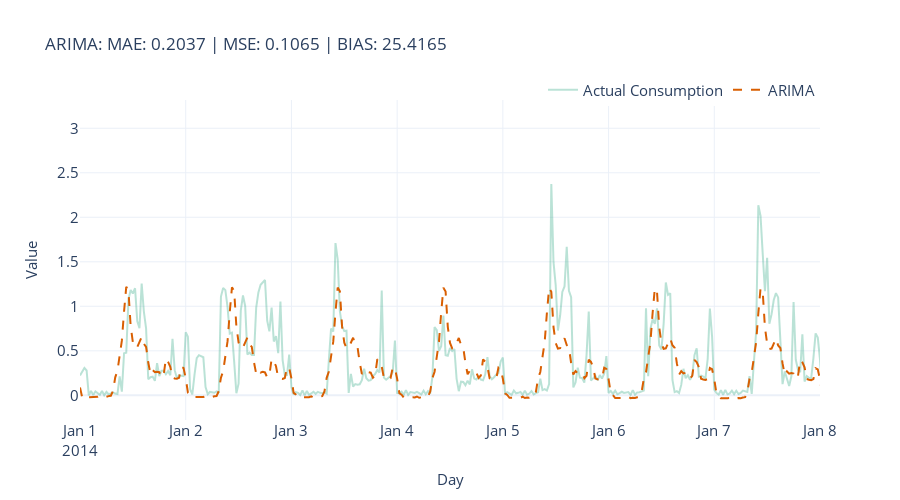

This figure's notebook cell:
### Code cell
## ARIMA
model_name = ['ARIMA']
model_display_name = ['ARIMA']

fig = plot_forecast(results, forecast_columns=model_name, forecast_display_names=model_display_name, timestamp_col ='timestamp')
fig = format_plot(fig)
fig.update_layout(
    title=f"{model_name[0]}: "\
          f"MAE: {metrics.loc[metrics.Model==model_name[0]][['mean_absolute_error']].iloc[0].item():.4f} | "\
          f"MSE: {metrics.loc[metrics.Model==model_name[0]][['mean_squared_error']].iloc[0].item():.4f} | "\
          f"BIAS: {metrics.loc[metrics.Model==model_name[0]][['forecast_bias']].iloc[0].item():.4f}"
)
fig.update_xaxes(type="date", range=["2014-01-01", "2014-01-08"])
fig.write_image(dst_img/"arima.png")
fig.show()

### Figure 1 — Plotly figure (JSON) as saved in the notebook; plotly's stock layout.template omitted (floating-point values rounded to 4 significant figures; data arrays with more than 128 entries replaced by an {"elided": "..."} marker saying what was removed)
{"data": [{"line": {"color": "rgba(27,158,119, 0.3)"}, "mode": "lines", "name": "Actual Consumption", "type": "scatter", "x": {"elided": "1488 str values"}, "y": {"elided": "1488 float values"}}, {"line": {"color": "rgba(217,95,2, 1)", "dash": "dash"}, "mode": "lines", "name": "ARIMA", "type": "scatter", "x": {"elided": "1488 str values"}, "y": {"elided": "1488 float values"}}], "layout": {"autosize": false, "height": 500, "legend": {"font": {"size": 15}, "orientation": "h", "title": {}, "x": 1, "xanchor": "right", "y": 0.98, "yanchor": "bottom"}, "title": {"text": "ARIMA: MAE: 0.2037 | MSE: 0.1065 | BIAS: 25.4165"}, "width": 900, "xaxis": {"range": ["2014-01-01", "2014-01-08"], "tickfont": {"size": 15}, "title": {"font": {"size": 15}, "text": "Day"}, "type": "date"}, "yaxis": {"tickfont": {"size": 15}, "title": {"font": {"size": 15}, "text": "Value"}}}}
